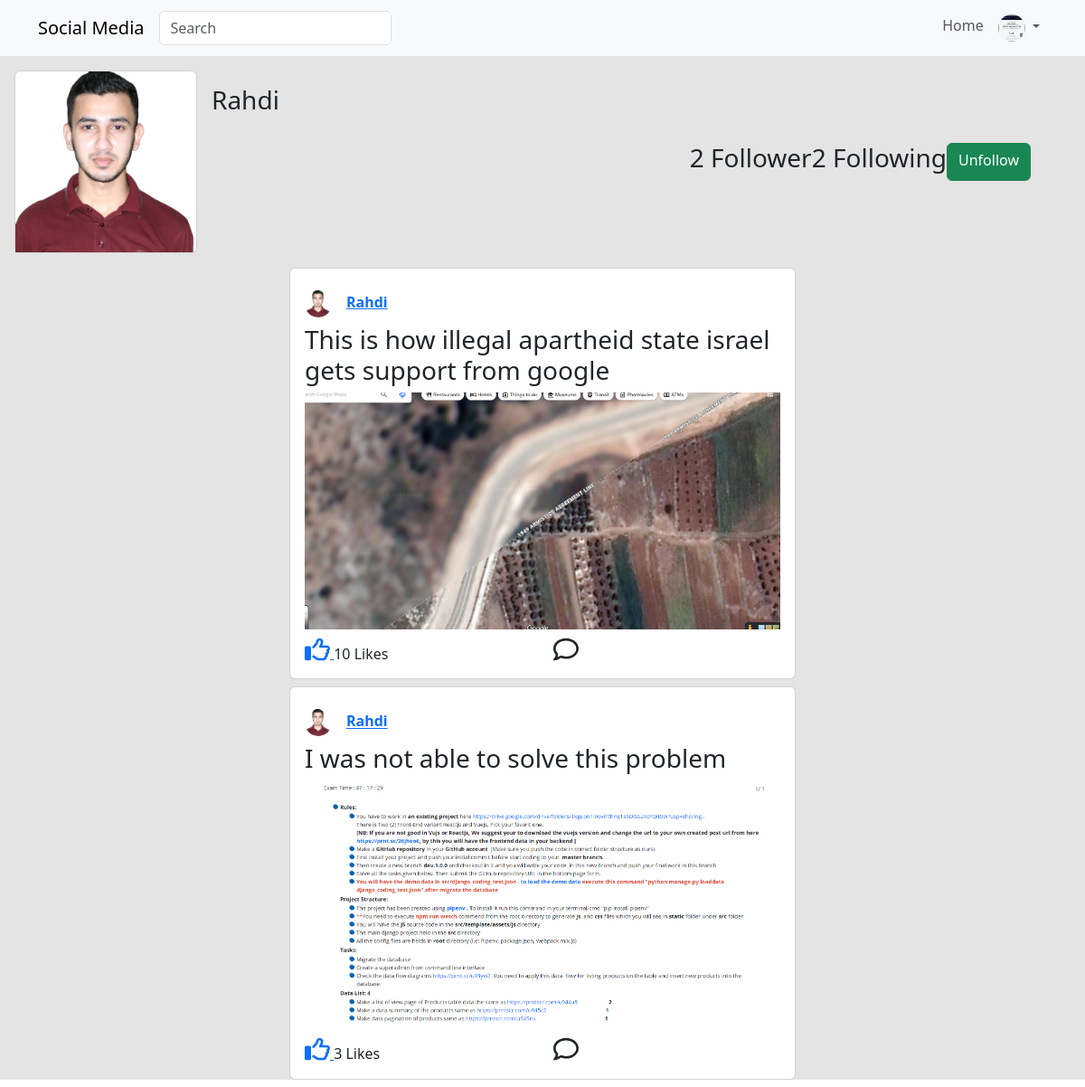
/profile/Rahdi (signed in), run on the app's committed database.
### core/models.py (models this page shows, shortened)
class Profile(models.Model):
    user = models.ForeignKey(User, on_delete=models.CASCADE)
    id_user = models.IntegerField()
    bio = models.TextField(blank=True)
    profileimg = models.FileField(upload_to='profile_images', default='default.png')
    location = models.CharField(max_length=100, blank=True)

class Post(models.Model):
    id = models.UUIDField(primary_key=True, default=uuid.uuid4)
    user = models.CharField(max_length=100)
    image = models.ImageField(upload_to='post_images')
    caption = models.TextField()
    created_at = models.DateTimeField(default=datetime.now)
    no_of_likes = models.IntegerField(default=0)

### core/views.py (the view)
# urls.py: path('profile/<str:pk>', views.profile, name='profile'),
@login_required()
def profile(request, pk):
    user_profile = Profile.objects.get(user=request.user)
    user_object = User.objects.get(username=pk)
    visitor_user_profile = Profile.objects.get(user=request.user)
    main_user_profile = Profile.objects.get(user=user_object)
    user_posts = Post.objects.filter(user=user_object.username)
    follower = request.user.username
    user = pk
    print(follower)
    print(user)
    print(FollowersCount.objects.filter(follower=follower, user=user).first())
    if FollowersCount.objects.filter(follower=follower, user=user).first() != None:
        button_text = 'Unfollow'
    else:
        button_text = "Follow"
    user_followers = len(FollowersCount.objects.filter(user=pk))
    user_following = len(FollowersCount.objects.filter(follower=pk))
    context = {
        'user_object' : user_object,
        'visitor_user_profile' : visitor_user_profile,
        'main_user_profile' : main_user_profile,
        'user_posts' : user_posts,
        'button_text' : button_text,
        'user_followers' : user_followers,
        'user_following' : user_following,
        'user_profile' : user_profile
    }
    return render(request, 'profile.html', context)

### core/models.py (called while the page is built)
    def __str__(self):
        return self.user

### templates/profile.html (shortened to what this page needs)
{% extends 'base.html' %}
{% load static %}
{% block body %}
    <section class="" style="background-color: rgb(228, 228, 228);">
        {% include 'navbar.html' %}
        <div class="container p-2 m-2 d-flex justify-content-between align-items-center">
            <div class="d-flex justify-content-bottom">
                <div class="card">
                    <img src="{{main_user_profile.profileimg.url}}" alt="" height="200px" width="200px">
                </div>
                <h3 class="p-3">{{user_object.username}}</h3>
            </div>
                <div class="d-flex">
                    <h3>{{user_followers}} Follower</h3>
                    <h3>{{user_following}} Following</h3>
                    {% if user_object.username == request.user.username %}
                    <a href="{% url 'settings' %}" class="btn btn-success">Settings</a>
                    {% else %}
                    <a href="{% url 'follow' user_object.username %}" class="btn btn-success">{{button_text}}</a>
                    {% endif %}
                </div>
        </div>
        <div class="">
            <div class="container w-50">
                {% for post in user_posts %}
                <div class="card p-3 m-2">
                    <span class="pb-2 pt-2"><img src="{{main_user_profile.profileimg.url}}" class="rounded-circle me-3" height="30px" width="30px" alt=""><b><a href="{% url 'profile' post.user %}">{{post.user}}</a></b></span>
                    <h3>{{post.caption}}</h3>
                    <img src="{{post.image.url}}" alt="">
                    <div class="row mt-2">
                        <div class="col-6">
                            <a href="/like-post?post_id={{post.id}}">
                                <i class="fa-regular fa-thumbs-up fs-3"></i>
                            </a>{{post.no_of_likes}} Likes
                        </div>
                        <div class="col-6">
                            <i class="fa-regular fa-comment fs-3"></i>
                        </div>
                    </div>
                </div>
                {% endfor %}
            </div>
        </div>
    </section>
{% endblock %}

### templates/base.html (shortened to what this page needs)
{% load static %}
<!DOCTYPE html>
<html lang="en">
<head>
    <link rel="stylesheet" href="{% static 'css/bootstrap.min.css' %}">
    <link rel="stylesheet" href="{% static 'css/all.min.css' %}">
</head>
<body>
    {% block body %}{% endblock %}
</body>
</html>

### templates/navbar.html (shortened to what this page needs)
<nav class="navbar navbar-expand-lg bg-body-tertiary bg-light">
    <div class="container">
      <a class="navbar-brand" href="{% url 'index' %}">Social Media</a>
      <div class="collapse navbar-collapse" id="navbarSupportedContent">
        <form class="d-flex me-auto" role="search" action="/search/" method="POST">
          <input class="form-control me-2" type="search" placeholder="Search" aria-label="Search" name="username">
        </form>
        <ul class="navbar-nav  mb-2 mb-lg-0">
          <li class="nav-item">
            <a class="nav-link " aria-current="page" href="{% url 'index' %}">Home</a>
          </li>
          <li class="nav-item dropdown">
            <a class="nav-link dropdown-toggle" href="#" role="button" data-bs-toggle="dropdown" aria-expanded="false">
              <img src="{{user_profile.profileimg.url}}" alt="" class="rounded-circle" height="30px" width="30px">
            </a>
          </li>
        </ul>
      </div>
    </div>
</nav>

### data on the page
Profile: profileimg (picture)
Profile: profileimg (picture)
Post: profileimg (picture), user "Rahdi", caption "This is how illegal apartheid state israel gets support from google", image (picture), no_of_likes "10"
Post: profileimg (picture), user "Rahdi", caption "I was not able to solve this problem", image (picture), no_of_likes "3"

### other printed values
{{ user_object.username }} "Rahdi"
{{ user_followers }} "2"
{{ user_following }} "2"
{{ button_text }} "Unfollow"
